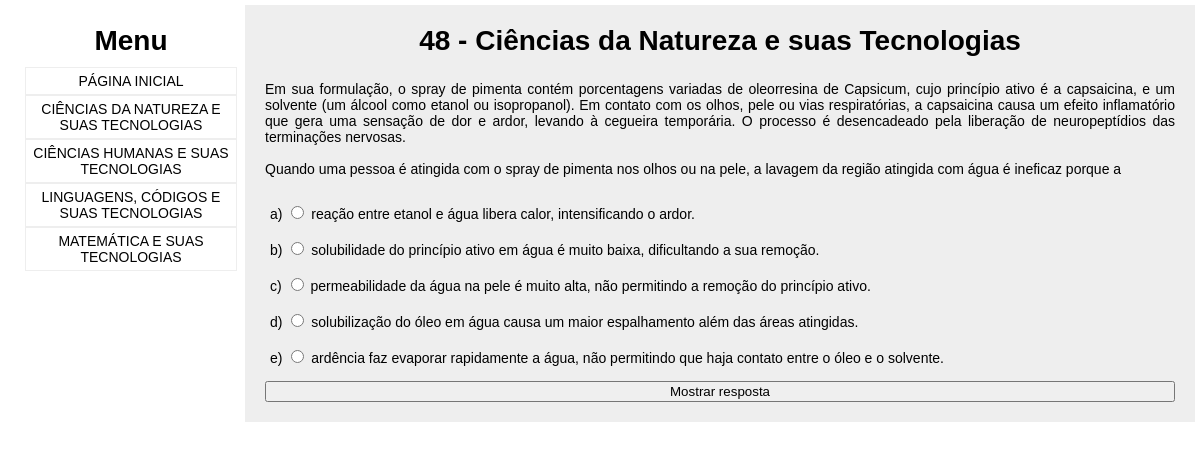
Screenshot of /perguntas?id=48 with the database file from the repository.
### tables this page shows
CREATE TABLE IF NOT EXISTS `perguntas` (
  `id_pergunta` int NOT NULL AUTO_INCREMENT,
  `pergunta` text NOT NULL,
  `img1` int DEFAULT NULL,
  `img2` int DEFAULT NULL,
  `alt_a` text NOT NULL,
  `alt_b` text NOT NULL,
  `alt_c` text NOT NULL,
  `alt_d` text NOT NULL,
  `alt_e` text,
  `disciplina` enum('Ciências Humanas e suas Tecnologias','Ciências da Natureza e suas Tecnologias','Linguagens, Códigos e suas Tecnologias','Matemática e suas Tecnologias') NOT NULL,
  `resposta` varchar(1) NOT NULL,
  `referencia` varchar(30) DEFAULT NULL,
  PRIMARY KEY (`id_pergunta`)
);

### perguntas.php (the view, shortened to what this page needs)
<?php include('header.php'); ?>
<section id="perguntas">
    <?php
        $query = "SELECT pergunta, img1, img2, disciplina, alt_a, alt_b, alt_c, alt_d, alt_e, resposta, referencia
                FROM perguntas WHERE id_pergunta=?";
        $stmt = $conexao->prepare($query);
        $stmt->bind_param("i", $_GET['id']);
        $stmt->execute();
        $stmt->bind_result($pergunta, $img1, $img2, $disciplina, $alt_a, $alt_b, $alt_c, $alt_d, $alt_e, $resposta, $referencia);
    ?>
    <div class="titulo"><h1><?php echo $_GET['id'], ' - ', $disciplina; ?></h1></div>
    <p><?php echo nl2br($pergunta); ?></p>
    <div class="opcao" id="opcao-a">
        a) <input type="radio" name="alternativa" value="a"> <?php echo $alt_a; ?>
    </div>
    <div class="opcao" id="opcao-b">
        b) <input type="radio" name="alternativa" value="b"> <?php echo $alt_b; ?>
    </div>
    <div class="opcao" id="opcao-c">
        c) <input type="radio" name="alternativa" value="c"> <?php echo $alt_c; ?>
    </div>
    <div class="opcao" id="opcao-d">
        d) <input type="radio" name="alternativa" value="d"> <?php echo $alt_d; ?>
    </div>
    <div class="opcao" id="opcao-e">
        e) <input type="radio" name="alternativa" value="e"> <?php echo $alt_e; ?>
    </div>
    <button id="enviar">Mostrar resposta</button>
</section>
<?php include('footer.php'); ?>

### css/estilo.css (style rules this page uses)
body { font-family: Arial, Helvetica; font-size: 14px; margin: 5px; }
#principal, #perguntas, #disciplina { display: flex; flex-direction: column; flex: 1 1 500px; flex-wrap: wrap; padding: 20px; background-color: #eee; }
h1, h2 { font-size: 2em; margin: 0 0 10px 0; }
.titulo { display: flex; justify-content: center; }
input, button { margin-top: 10px; }
p { text-align: justify; }
.opcao { border-radius: 10px; padding: 5px; }

### rows the page displays
perguntas: disciplina "Ciências da Natureza e suas Tecnologias", pergunta "Em sua formulação, o spray de pimenta contém porcentagens variadas de oleorresina de Capsicum, cujo princípio ativo é a capsaicina, e um solvente (um álcool como etanol ou isopropanol). Em contato com os olhos, pele ou vias respiratórias, a capsaicina causa um efeito inflamatório que gera uma sensação de dor e ardor, levando à cegueira temporária. O processo é desencadeado pela liberação de neuropeptídios das terminações nervosas. Quando uma pessoa é atingida com o spray de pimenta nos olhos ou na pele, a lavagem da região atingida com água é ineficaz porque a", alt_a "reação entre etanol e água libera calor, intensificando o ardor.", alt_b "solubilidade do princípio ativo em água é muito baixa, dificultando a sua remoção.", alt_c "permeabilidade da água na pele é muito alta, não permitindo a remoção do princípio ativo.", alt_d "solubilização do óleo em água causa um maior espalhamento além das áreas atingidas.", alt_e "ardência faz evaporar rapidamente a água, não permitindo que haja contato entre o óleo e o solvente."

### other values shown
$_GET['id'] "48"
